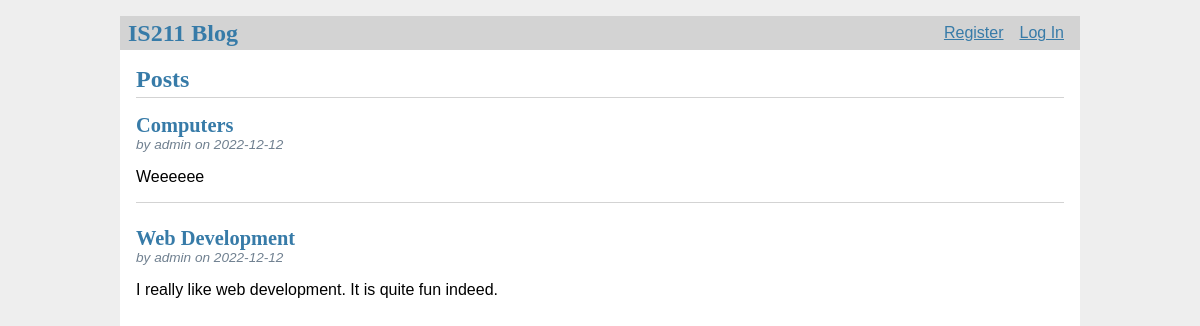
Before: / with the older database file.
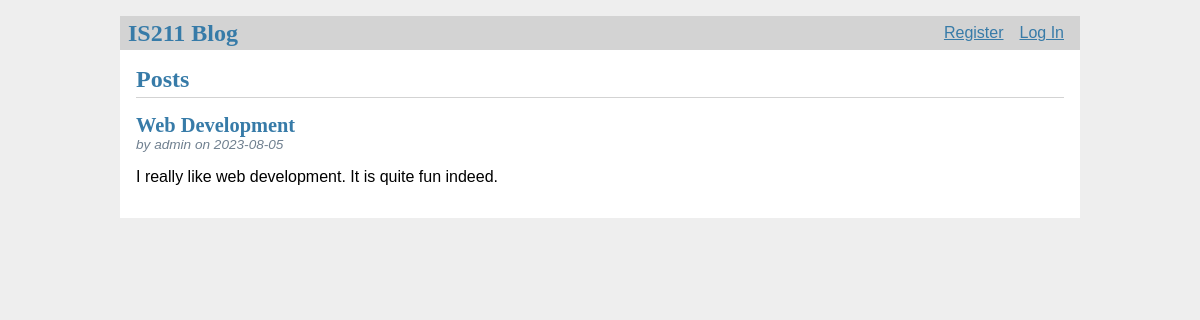
After: the same page with the newer database file.
### tables this page shows
CREATE TABLE post (
  id INTEGER PRIMARY KEY AUTOINCREMENT,
  author_id INTEGER NOT NULL,
  created TIMESTAMP NOT NULL DEFAULT CURRENT_TIMESTAMP,
  title TEXT NOT NULL,
  body TEXT NOT NULL,
  FOREIGN KEY (author_id) REFERENCES user (id)
);

CREATE TABLE user (
  id INTEGER PRIMARY KEY AUTOINCREMENT,
  username TEXT UNIQUE NOT NULL,
  password TEXT NOT NULL
);

### IS211_FinalProject.py (the view)
@app.route('/')
def dashboard():
    db = get_db()
    posts = db.execute(
        "SELECT p.id, title, body, created, author_id, username"
        " FROM post p JOIN user u ON p.author_id = u.id"
        " ORDER BY created DESC"
    ).fetchall()
    return render_template('dashboard.html', posts=posts)

### IS211_FinalProject.py (called while the page is built)
def get_db():
    db = lite.connect(
        app.config['DATABASE'],
        detect_types=lite.PARSE_DECLTYPES
        )
    db.row_factory = lite.Row
    return db

@app.before_request
def load_logged_in_user():
    user_id = session.get('user_id')
    if user_id is None:
        g.user = None
    else:
        g.user = get_db().execute(
            'SELECT * FROM user WHERE id = ?', (user_id,)
        ).fetchone()

### templates/dashboard.html (shortened to what this page needs)
{% extends 'base.html' %}
{% block header %}
  <h1>{% block title %}Posts{% endblock %}</h1>
{% endblock %}
{% block content %}
  {% for post in posts %}
    <article class="post">
      <header>
        <div>
          <h1>{{ post['title'] }}</h1>
          <div class="about">by {{ post['username'] }} on {{ post['created'].strftime('%Y-%m-%d') }}</div>
        </div>
      </header>
      <p class="body">{{ post['body'] }}</p>
    </article>
    {% if not loop.last %}
      <hr>
    {% endif %}
  {% endfor %}
{% endblock %}

### templates/base.html (shortened to what this page needs)
<!doctype html>
<link rel="stylesheet" href="{{ url_for('static', filename='style.css') }}">
<nav>
  <h1>IS211 Blog</h1>
  <ul>
    {% if g.user %}
      <li><span>{{ g.user['username'] }}</span>
      <li><a href="{{ '/logout' }}">Log Out</a>
    {% else %}
      <li><a href="{{ '/register' }}">Register</a>
      <li><a href="{{ '/login' }}">Log In</a>
    {% endif %}
  </ul>
</nav>
<section class="content">
  <header>
    {% block header %}{% endblock %}
  </header>
  {% block content %}{% endblock %}
</section>

### static/style.css (style rules this page uses)
h1 { font-family: serif; color: #377ba8; margin: 1rem 0; }
a { color: #377ba8; }
nav { background: lightgray; display: flex; align-items: center; padding: 0 0.5rem; }
nav h1 { flex: auto; margin: 0; }
nav ul { display: flex; list-style: none; margin: 0; padding: 0; }
nav ul li a, nav ul li span, header .action { display: block; padding: 0.5rem; }
.content { padding: 0 1rem 1rem; }
.content > header { border-bottom: 1px solid lightgray; display: flex; align-items: flex-end; }
.content > header h1 { flex: auto; margin: 1rem 0 0.25rem 0; }
.post > header { display: flex; align-items: flex-end; font-size: 0.85em; }
.post > header > div:first-of-type { flex: auto; }
.post > header h1 { font-size: 1.5em; margin-bottom: 0; }
.post .about { color: slategray; font-style: italic; }
.post .body { white-space: pre-line; }
.content:last-child { margin-bottom: 0; }

Changed rows visible on the page:
removed post: title "Computers", username "admin", created "2022-12-12", body "Weeeeee"
changed post "Web Development": created "2022-12-12" → "2023-08-05"
